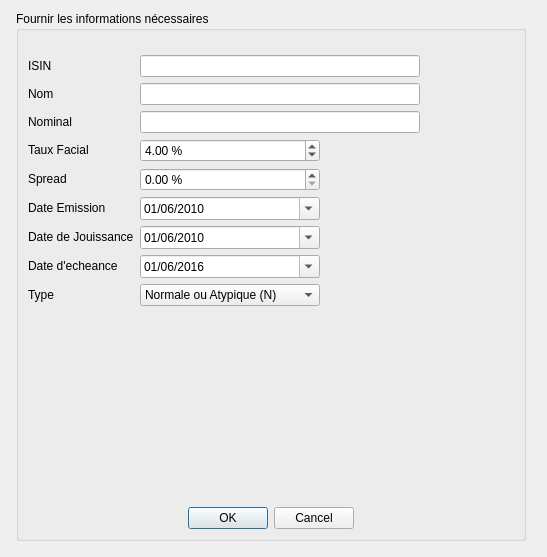
<?xml version="1.0" encoding="UTF-8"?>
<ui version="4.0">
 <class>AddAsset</class>
 <widget class="QWidget" name="AddAsset">
  <property name="geometry">
   <rect>
    <x>0</x>
    <y>0</y>
    <width>547</width>
    <height>557</height>
   </rect>
  </property>
  <property name="windowTitle">
   <string>Ajouter actif</string>
  </property>
  <layout class="QVBoxLayout" name="verticalLayout">
   <item>
    <layout class="QHBoxLayout" name="horizontalLayout">
     <property name="leftMargin">
      <number>5</number>
     </property>
     <property name="rightMargin">
      <number>10</number>
     </property>
     <property name="bottomMargin">
      <number>5</number>
     </property>
     <item>
      <widget class="QGroupBox" name="groupBoxInfo">
       <property name="sizePolicy">
        <sizepolicy hsizetype="Expanding" vsizetype="Preferred">
         <horstretch>0</horstretch>
         <verstretch>0</verstretch>
        </sizepolicy>
       </property>
       <property name="minimumSize">
        <size>
         <width>300</width>
         <height>0</height>
        </size>
       </property>
       <property name="maximumSize">
        <size>
         <width>830</width>
         <height>16777215</height>
        </size>
       </property>
       <property name="title">
        <string>Fournir les informations nécessaires</string>
       </property>
       <layout class="QVBoxLayout" name="verticalLayout_2">
        <item>
         <layout class="QFormLayout" name="formLayout_2">
          <property name="sizeConstraint">
           <enum>QLayout::SetNoConstraint</enum>
          </property>
          <property name="fieldGrowthPolicy">
           <enum>QFormLayout::ExpandingFieldsGrow</enum>
          </property>
          <property name="labelAlignment">
           <set>Qt::AlignLeading|Qt::AlignLeft|Qt::AlignVCenter</set>
          </property>
          <property name="formAlignment">
           <set>Qt::AlignLeading|Qt::AlignLeft|Qt::AlignTop</set>
          </property>
          <property name="topMargin">
           <number>15</number>
          </property>
          <item row="0" column="0">
           <widget class="QLabel" name="iSINLabel">
            <property name="text">
             <string>ISIN</string>
            </property>
           </widget>
          </item>
          <item row="0" column="1">
           <widget class="QLineEdit" name="isinLineEdit">
            <property name="sizePolicy">
             <sizepolicy hsizetype="Expanding" vsizetype="Fixed">
              <horstretch>0</horstretch>
              <verstretch>0</verstretch>
             </sizepolicy>
            </property>
            <property name="maximumSize">
             <size>
              <width>280</width>
              <height>16777215</height>
             </size>
            </property>
           </widget>
          </item>
          <item row="1" column="0">
           <widget class="QLabel" name="nomLabel">
            <property name="text">
             <string>Nom</string>
            </property>
           </widget>
          </item>
          <item row="1" column="1">
           <widget class="QLineEdit" name="nomLineEdit">
            <property name="sizePolicy">
             <sizepolicy hsizetype="Expanding" vsizetype="Fixed">
              <horstretch>0</horstretch>
              <verstretch>0</verstretch>
             </sizepolicy>
            </property>
            <property name="maximumSize">
             <size>
              <width>280</width>
              <height>16777215</height>
             </size>
            </property>
           </widget>
          </item>
          <item row="2" column="0">
           <widget class="QLabel" name="nominalLabel">
            <property name="text">
             <string>Nominal</string>
            </property>
            <property name="textInteractionFlags">
             <set>Qt::LinksAccessibleByMouse|Qt::TextSelectableByMouse</set>
            </property>
           </widget>
          </item>
          <item row="2" column="1">
           <widget class="QLineEdit" name="nominalLineEdit">
            <property name="sizePolicy">
             <sizepolicy hsizetype="Expanding" vsizetype="Fixed">
              <horstretch>0</horstretch>
              <verstretch>0</verstretch>
             </sizepolicy>
            </property>
            <property name="minimumSize">
             <size>
              <width>0</width>
              <height>0</height>
             </size>
            </property>
            <property name="maximumSize">
             <size>
              <width>280</width>
              <height>16777215</height>
             </size>
            </property>
           </widget>
          </item>
          <item row="3" column="0">
           <widget class="QLabel" name="tauxFacialLabel">
            <property name="text">
             <string>Taux Facial</string>
            </property>
            <property name="textInteractionFlags">
             <set>Qt::LinksAccessibleByMouse|Qt::TextSelectableByMouse</set>
            </property>
           </widget>
          </item>
          <item row="3" column="1">
           <widget class="QDoubleSpinBox" name="doubleSpinBoxTauxFacial">
            <property name="sizePolicy">
             <sizepolicy hsizetype="Expanding" vsizetype="Fixed">
              <horstretch>0</horstretch>
              <verstretch>0</verstretch>
             </sizepolicy>
            </property>
            <property name="minimumSize">
             <size>
              <width>102</width>
              <height>0</height>
             </size>
            </property>
            <property name="maximumSize">
             <size>
              <width>180</width>
              <height>16777215</height>
             </size>
            </property>
            <property name="suffix">
             <string> %</string>
            </property>
            <property name="value">
             <double>4.000000000000000</double>
            </property>
           </widget>
          </item>
          <item row="4" column="0">
           <widget class="QLabel" name="labelSpread">
            <property name="text">
             <string>Spread</string>
            </property>
            <property name="textInteractionFlags">
             <set>Qt::LinksAccessibleByMouse|Qt::TextSelectableByMouse</set>
            </property>
            <property name="buddy">
             <cstring>doubleSpinBoxSpread</cstring>
            </property>
           </widget>
          </item>
          <item row="4" column="1">
           <widget class="QDoubleSpinBox" name="doubleSpinBoxSpread">
            <property name="sizePolicy">
             <sizepolicy hsizetype="Expanding" vsizetype="Fixed">
              <horstretch>0</horstretch>
              <verstretch>0</verstretch>
             </sizepolicy>
            </property>
            <property name="minimumSize">
             <size>
              <width>102</width>
              <height>0</height>
             </size>
            </property>
            <property name="maximumSize">
             <size>
              <width>180</width>
              <height>16777215</height>
             </size>
            </property>
            <property name="suffix">
             <string> %</string>
            </property>
            <property name="singleStep">
             <double>0.100000000000000</double>
            </property>
           </widget>
          </item>
          <item row="5" column="0">
           <widget class="QLabel" name="dateEmissionLabel">
            <property name="text">
             <string>Date Emission</string>
            </property>
            <property name="textInteractionFlags">
             <set>Qt::LinksAccessibleByMouse|Qt::TextSelectableByMouse</set>
            </property>
           </widget>
          </item>
          <item row="5" column="1">
           <widget class="QDateEdit" name="dateEditDateEmission">
            <property name="sizePolicy">
             <sizepolicy hsizetype="Expanding" vsizetype="Fixed">
              <horstretch>0</horstretch>
              <verstretch>0</verstretch>
             </sizepolicy>
            </property>
            <property name="maximumSize">
             <size>
              <width>180</width>
              <height>16777215</height>
             </size>
            </property>
            <property name="wrapping">
             <bool>false</bool>
            </property>
            <property name="frame">
             <bool>true</bool>
            </property>
            <property name="buttonSymbols">
             <enum>QAbstractSpinBox::UpDownArrows</enum>
            </property>
            <property name="accelerated">
             <bool>true</bool>
            </property>
            <property name="correctionMode">
             <enum>QAbstractSpinBox::CorrectToNearestValue</enum>
            </property>
            <property name="dateTime">
             <datetime>
              <hour>0</hour>
              <minute>0</minute>
              <second>0</second>
              <year>2010</year>
              <month>6</month>
              <day>1</day>
             </datetime>
            </property>
            <property name="date">
             <date>
              <year>2010</year>
              <month>6</month>
              <day>1</day>
             </date>
            </property>
            <property name="displayFormat">
             <string>dd/MM/yyyy</string>
            </property>
            <property name="calendarPopup">
             <bool>true</bool>
            </property>
           </widget>
          </item>
          <item row="6" column="0">
           <widget class="QLabel" name="dateDeJouissanceLabel">
            <property name="text">
             <string>Date de Jouissance</string>
            </property>
            <property name="textInteractionFlags">
             <set>Qt::LinksAccessibleByMouse|Qt::TextSelectableByMouse</set>
            </property>
           </widget>
          </item>
          <item row="6" column="1">
           <widget class="QDateEdit" name="dateEditDateJouissance">
            <property name="sizePolicy">
             <sizepolicy hsizetype="Expanding" vsizetype="Fixed">
              <horstretch>0</horstretch>
              <verstretch>0</verstretch>
             </sizepolicy>
            </property>
            <property name="maximumSize">
             <size>
              <width>180</width>
              <height>16777215</height>
             </size>
            </property>
            <property name="accelerated">
             <bool>true</bool>
            </property>
            <property name="dateTime">
             <datetime>
              <hour>0</hour>
              <minute>0</minute>
              <second>0</second>
              <year>2010</year>
              <month>6</month>
              <day>1</day>
             </datetime>
            </property>
            <property name="date">
             <date>
              <year>2010</year>
              <month>6</month>
              <day>1</day>
             </date>
            </property>
            <property name="displayFormat">
             <string>dd/MM/yyyy</string>
            </property>
            <property name="calendarPopup">
             <bool>true</bool>
            </property>
           </widget>
          </item>
          <item row="7" column="0">
           <widget class="QLabel" name="dateDChAnceLabel">
            <property name="text">
             <string>Date d'echeance</string>
            </property>
            <property name="textInteractionFlags">
             <set>Qt::LinksAccessibleByMouse|Qt::TextSelectableByMouse</set>
            </property>
           </widget>
          </item>
          <item row="7" column="1">
           <widget class="QDateEdit" name="dateEditDateEcheance">
            <property name="sizePolicy">
             <sizepolicy hsizetype="Expanding" vsizetype="Fixed">
              <horstretch>0</horstretch>
              <verstretch>0</verstretch>
             </sizepolicy>
            </property>
            <property name="maximumSize">
             <size>
              <width>180</width>
              <height>16777215</height>
             </size>
            </property>
            <property name="accelerated">
             <bool>true</bool>
            </property>
            <property name="dateTime">
             <datetime>
              <hour>0</hour>
              <minute>0</minute>
              <second>0</second>
              <year>2016</year>
              <month>6</month>
              <day>1</day>
             </datetime>
            </property>
            <property name="date">
             <date>
              <year>2016</year>
              <month>6</month>
              <day>1</day>
             </date>
            </property>
            <property name="displayFormat">
             <string>dd/MM/yyyy</string>
            </property>
            <property name="calendarPopup">
             <bool>true</bool>
            </property>
           </widget>
          </item>
          <item row="8" column="0">
           <widget class="QLabel" name="typeLabel">
            <property name="text">
             <string>Type</string>
            </property>
           </widget>
          </item>
          <item row="8" column="1">
           <widget class="QComboBox" name="typeComboBox">
            <property name="maximumSize">
             <size>
              <width>180</width>
              <height>110</height>
             </size>
            </property>
            <item>
             <property name="text">
              <string>Normale ou Atypique (N)</string>
             </property>
            </item>
            <item>
             <property name="text">
              <string>Amortissable (AMC)</string>
             </property>
            </item>
            <item>
             <property name="text">
              <string>Revisable (REV)</string>
             </property>
            </item>
            <item>
             <property name="text">
              <string>Amortissable Révisable (AMCREV)</string>
             </property>
            </item>
           </widget>
          </item>
         </layout>
        </item>
        <item>
         <spacer name="verticalSpacer">
          <property name="orientation">
           <enum>Qt::Vertical</enum>
          </property>
          <property name="sizeHint" stdset="0">
           <size>
            <width>20</width>
            <height>40</height>
           </size>
          </property>
         </spacer>
        </item>
        <item>
         <widget class="QDialogButtonBox" name="buttonBox">
          <property name="sizePolicy">
           <sizepolicy hsizetype="Preferred" vsizetype="Fixed">
            <horstretch>0</horstretch>
            <verstretch>0</verstretch>
           </sizepolicy>
          </property>
          <property name="maximumSize">
           <size>
            <width>11730</width>
            <height>16777215</height>
           </size>
          </property>
          <property name="orientation">
           <enum>Qt::Horizontal</enum>
          </property>
          <property name="standardButtons">
           <set>QDialogButtonBox::Cancel|QDialogButtonBox::Ok</set>
          </property>
          <property name="centerButtons">
           <bool>true</bool>
          </property>
         </widget>
        </item>
       </layout>
      </widget>
     </item>
    </layout>
   </item>
  </layout>
 </widget>
 <resources/>
 <connections/>
</ui>
